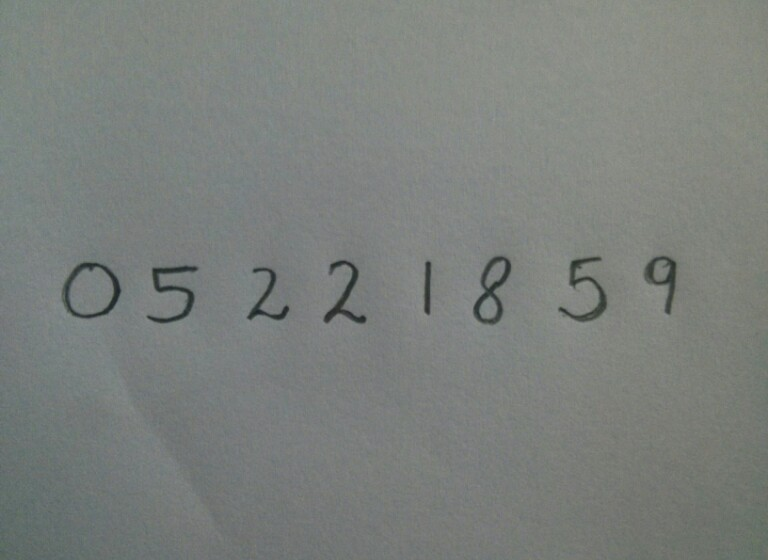
#> input picture photo_1.jpg, 768 x 560 px; its folder holds only this picture in this run
$ jupyter execute --allow-errors digit_recognition_mnist.ipynb   (older library calls are emulated)
#> lines starting #> are read from the running program, lines starting #| are printed output that depends on the picture; after the words box and inside, x2 and y2 are one past the last pixel; in counts of white or black regions, pixels touching at a corner belong together
[cell 1]
import numpy as np
import cv2
import os
import matplotlib.pyplot as plt
import struct
import random
from tqdm import tqdm

[cell 2]
def invert(image):
    image = (255-image)
    return image

def create_data_set(dataset='training', path = './dataset/'):

    if dataset is 'training':
        name_images = os.path.join(path, 'train-images.idx3-ubyte')
        name_labels = os.path.join(path, 'train-labels.idx1-ubyte')
    elif dataset is 'testing':
        name_images = os.path.join(path, 't10k-images.idx3-ubyte')
        name_labels = os.path.join(path, 't10k-labels.idx1-ubyte')

    with open(name_labels, 'rb') as nlabels:
        magic, num = struct.unpack(">II", nlabels.read(8))
        label = np.fromfile(nlabels, dtype=np.int8)

    label = label.tolist()
    with open(name_images, 'rb') as nimages:
        magic, num, rows, cols = struct.unpack(">IIII", nimages.read(16))
        image = np.fromfile(nimages, dtype=np.uint8).reshape(len(label), rows, cols)

    data = []
    for i in tqdm(range(len(label))):
        data.append([np.array(label[i]), np.array(image[i])])
        data.append([np.array(label[i]), invert(np.array(image[i]))])

    random.shuffle(data)

    return data

#> (a cell that did not finish here is left out)

[cell 4]
def show(image):
    from matplotlib import pyplot
    import matplotlib as mpl
    fig = pyplot.figure()
    ax = fig.add_subplot(1,1,1)
    imgplot = ax.imshow(image, cmap=mpl.cm.Greys)
    ax.axes.get_xaxis().set_visible(False)
    ax.axes.get_yaxis().set_visible(False)
    pyplot.show()

[cell 5]
LR = 1e-3
model_name = 'mnist_and_inverted-{}-{}.model'.format(LR, 'conv-basic')

import tflearn
from tflearn.layers.conv import conv_2d, max_pool_2d
from tflearn.layers.core import input_data, dropout, fully_connected
from tflearn.layers.estimator import regression

import tensorflow as tf
tf.logging.set_verbosity(tf.logging.ERROR)
#> (this line was passed over: tensorflow is not available in this run)
tf.reset_default_graph()
#> (this line was passed over: tensorflow is not available in this run)

#> (the rest of this cell did not finish here and is left out)

[cell 6]
def one_hot_array(labels):
    one_hot = np.zeros((len(labels),10))
    one_hot[np.arange(len(labels)), labels] = 1
    return one_hot

#> (a cell that did not finish here is left out)

#> (a cell that did not finish here is left out)

[cell 9]
def model_test(data, print_data=False):
    import matplotlib.pyplot as plt
    plt.clf()
    fig = plt.figure()
    for num, image in enumerate(data):
        img = image[1]
        label = image[0]
        y = fig.add_subplot(3,4, num+1)
        orig = img
        data = img.reshape(28,28,1)
        model_out = model.predict([data])
        if print_data:
            print(model_out)
        str_label = np.argmax(model_out)
        y.imshow(orig, cmap='gray')
        plt.title(str_label)
        fig.tight_layout()
        y.axes.get_xaxis().set_visible(False)
        y.axes.get_yaxis().set_visible(False)

    plt.show()

#> (a cell that did not finish here is left out)

[cell 11]
img_size = 28

def process_sample_data(sample_dir):
    sample_data =[]
    for i in os.listdir(sample_dir):
        path = os.path.join(sample_dir, i)
        img_num = i.split('.')[0]
        img = cv2.resize(cv2.imread(path, 0), (img_size, img_size))
        sample_data.append([img_num, np.array(img)])
    return sample_data

#> (a cell that did not finish here is left out)

# Multiple digits in one image

[cell 13]
from IPython.display import Image, display
def find_number(name):
#> called with name = 'photo_1.jpg'
    img = cv2.imread(name,cv2.IMREAD_GRAYSCALE)
#> img: shape (560, 768); min 33, max 151, mean 125.7
    orig_img = cv2.imread(name)
#> orig_img is the input picture: shape (560, 768, 3); mean B, G, R 123.9, 127.4, 123
    blur= cv2.GaussianBlur(img, (5,5), 0)
    ret, thresh = cv2.threshold(blur, 90, 255, cv2.THRESH_BINARY_INV)
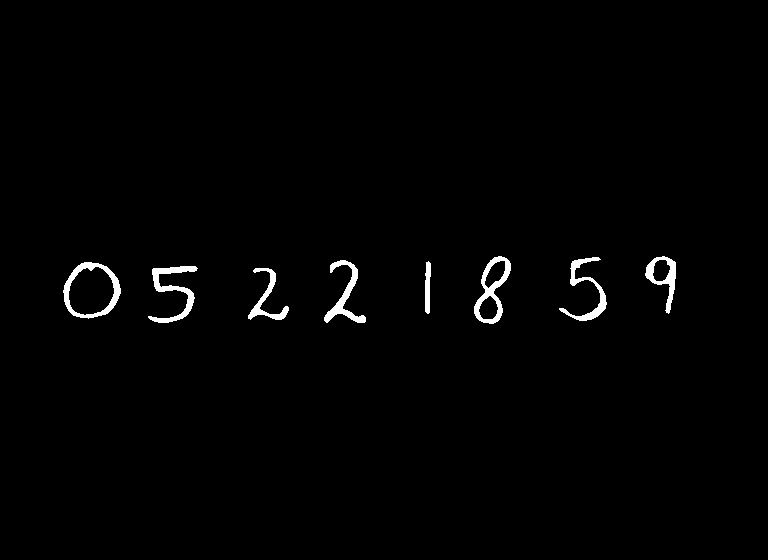
#> thresh: shape (560, 768); 1.2% white; 8 white regions
    temp_img, ctrs, hier = cv2.findContours(thresh, cv2.RETR_EXTERNAL, cv2.CHAIN_APPROX_SIMPLE)
#> ctrs = 8 contours; box (x1, y1, x2, y2) and area: (63, 262, 121, 319) 2436, (474, 256, 511, 324) 1370, (645, 256, 676, 314) 795, (148, 266, 198, 323) 694, (324, 260, 366, 323) 620, (559, 257, 607, 321) 573, (248, 268, 289, 320) 444, (425, 261, 431, 314) 202

    rects = [cv2.boundingRect(ctr) for ctr in ctrs]
#> rects = [(248, 268, 41, 52), (148, 266, 50, 57), (63, 262, 58, 57), (425, 261, 6, 53), (324, 260, 42, 63), (559, 257, 48, 64), (645, 256, 31, 58), (474, 256, 37, 68)]
    output = []
    for rect in rects:
        cv2.rectangle(orig_img, (rect[0]-15, rect[1]-15), (rect[0] + rect[2]+15, rect[1] + rect[3]+15), (0, 255, 0), 1)
        [x, y, w,h ] = rect
        leng = int(rect[3] * 1.6)
        pt1 = int(rect[1] + rect[3] // 2 - leng // 2)
        pt2 = int(rect[0] + rect[2] // 2 - leng // 2)
        roi = thresh[y: y+h, x:x+w]

#        cv2.imshow('roi', roi)
        cv2.waitKey(0)
        roi = cv2.resize(roi, (28, 28), interpolation=cv2.INTER_AREA)

#         roi = cv2.dilate(roi, (3, 3))
        roi = roi.reshape(28, 28, 1)

        out = model.predict([roi])[0]
        number = np.argmax(out)
        output.append(number)
        cv2.putText(orig_img, str(number), (rect[0], rect[1]-15), cv2.FONT_HERSHEY_COMPLEX, 2 , (0, 255, 0), 2, cv2.LINE_AA)
#> this loop made 1 pass
#> (x, y, w, h, leng, pt1, pt2) on pass 1: (248, 268, 41, 52, 83, 253, 227)
#> pass 1, in find_number, `roi = thresh[y: y+h, x:x+w]`:
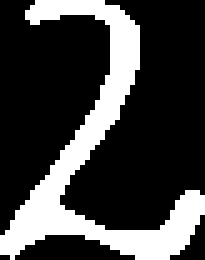
#> roi: shape (52, 41) (shown 5 times larger); 25.5% white; 1 white region, box (x1, y1, x2, y2) and area: (0, 0, 41, 52) 543
#> pass 1, in find_number, `roi = cv2.resize(roi, (28, 28), interpolation=cv2.INTER_AREA)`:
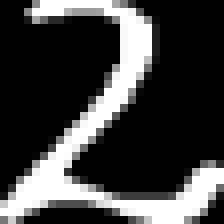
#> roi: shape (28, 28) (shown 8 times larger); min 0, max 255, mean 64.9
#> after the loop:
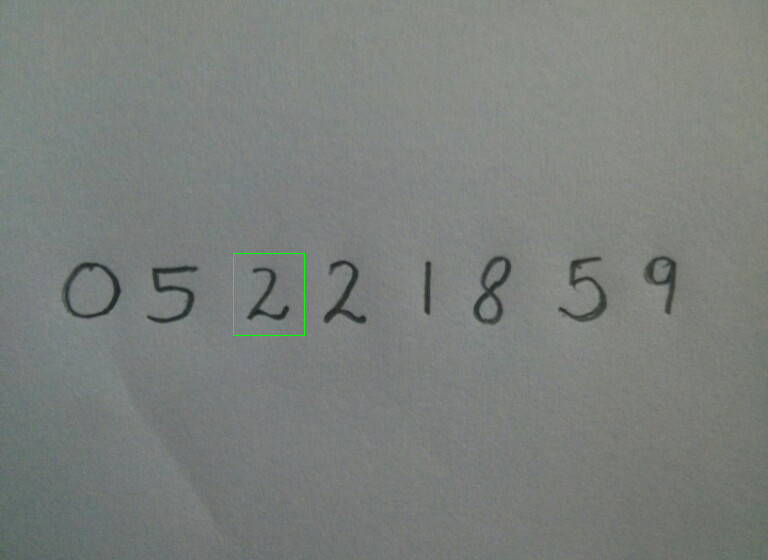
#> orig_img: shape (560, 768, 3); 0.07% of pixels changed, all inside (x1, y1, x2, y2) = (233, 253, 305, 336)
#> after the loop, output = []


    cv2.imwrite('./images/'+str(name),orig_img)
    cv2.imshow('Final Image', orig_img)
    cv2.waitKey(0)
    cv2.destroyAllWindows()
    print([out for out in output])

    display(Image(filename='./images/'+str(name)))
